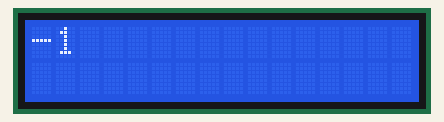
Recording of a sketch running on a simulated Arduino Uno, built with avr-gcc and run on an emulated ATmega328P. On the bench: 16×2 character LCD.

Above: at 0.1 s.
At 3.1 s:
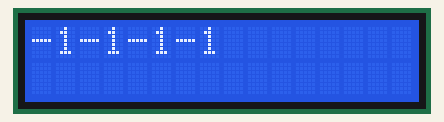
At 5.1 s:
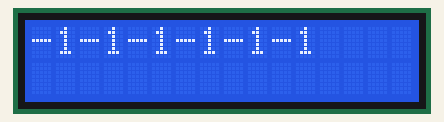
At 7.1 s:
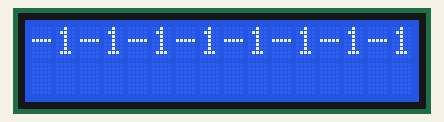
At 20.1 s:
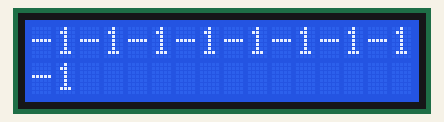
At 27.1 s:
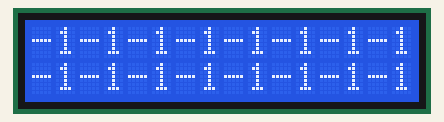

The sketch:

lcd-with-xbee.ino
```cpp
// include the library code:
#include <LiquidCrystal.h>

// initialize the library by associating any needed LCD interface pin
// with the arduino pin number it is connected to
const int rs = 12, en = 11, d4 = 5, d5 = 4, d6 = 3, d7 = 2;
LiquidCrystal lcd(rs, en, d4, d5, d6, d7);

void setup() {
  Serial.begin(9600);
  // set up the LCD's number of columns and rows:
  lcd.begin(16, 2);
  // Print a message to the LCD.
  //lcd.print(Serial.rw);
}

void loop() {
  // Turn off the display:
  //lcd.noDisplay();
  //delay(500);

  if(Serial.available()>0);
  {
    lcd.print(Serial.read());

  }
   delay(1000);
  // Turn on the display:
  //lcd.display();
  //delay(100);
}
```

Measured:
- what the display in image 1 shows lasts 1.0 s, from 3.1 s to 4.1 s
- what the display in image 3 shows lasts 13.0 s, from 7.1 s to 20.1 s
